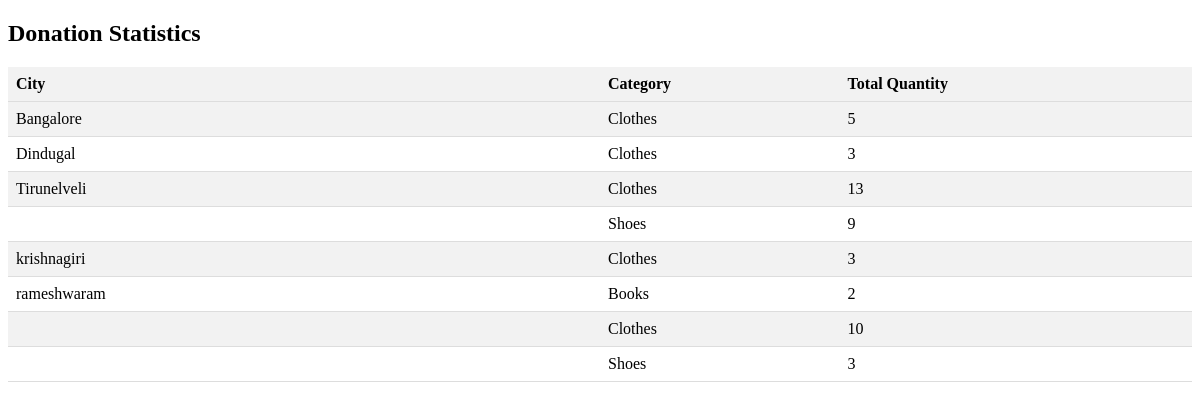
Screenshot of /donation_statistics/ (signed in) with the database file from the repository.
### doant/models.py (models this page shows, shortened)
class Donation(models.Model):
    user_details = models.ForeignKey(UserDetail, on_delete=models.CASCADE)
    CATEGORY_CHOICES = [
        ('Clothes', 'Clothes'),
        ('Books', 'Books'),
        ('Shoes', 'Shoes')
    ]
    category = models.CharField(max_length=10, choices=CATEGORY_CHOICES)
    description = models.TextField()
    quantity = models.PositiveIntegerField()
    image = models.ImageField(upload_to='donation_images/')
    created_at = models.DateTimeField(auto_now_add=True)
    created_by = models.ForeignKey(User, on_delete=models.CASCADE)

### doant/views.py (the view)
# urls.py: path('donation_statistics/', views.donation_statistics, name='donation_statistics'),
@user_passes_test(lambda u: u.is_superuser)
def donation_statistics(request):
    category_city_totals = Donation.objects.values('category', 'user_details__city').annotate(total_quantity=Sum('quantity')).order_by('user_details__city', 'category')
    grouped_data = {}
    for city, data in groupby(category_city_totals, key=lambda x: x['user_details__city']):
        grouped_data[city] = list(data)
    context = {
        'grouped_data': grouped_data,
    }
    return render(request, 'donation_statistics.html', context)

### templates/donation_statistics.html (shortened to what this page needs)
<!DOCTYPE html>
<html lang="en">
<head>
</head>
<body>
<h2>Donation Statistics</h2>
<table>
    <tr>
        <th>City</th>
        <th>Category</th>
        <th>Total Quantity</th>
    </tr>
    {% for city, data in grouped_data.items %}
        {% for category_city_total in data %}
            <tr>
                <td>
                    {% if forloop.first %}
                        {{ category_city_total.user_details__city }}
                    {% endif %}
                </td>
                <td>{{ category_city_total.category }}</td>
                <td>{{ category_city_total.total_quantity }}</td>
            </tr>
        {% endfor %}
    {% endfor %}
</table>
</body>
</html>

### templates/donation_statistics.html (style rules this page uses)
table { width: 100%; border-collapse: collapse; margin-top: 20px; }
table th { background-color: #f2f2f2; text-align: left; padding: 8px; border-bottom: 1px solid #ddd; }
table tr:nth-child(even) { background-color: #f2f2f2; }
table td { padding: 8px; border-bottom: 1px solid #ddd; }
table td:first-child { width: 50%; }

### rows the page displays
Donation: user_details__city "Tirunelveli", category "Clothes", total_quantity "13"
Donation: user_details__city "rameshwaram", category "Books", total_quantity "2"
Donation: category "Clothes", total_quantity "10"

### other values shown
{{ category_city_total.user_details__city }} "Bangalore" "Dindugal" "krishnagiri"
{{ category_city_total.category }} "Clothes" "Clothes" "Shoes" "Clothes" "Shoes"
{{ category_city_total.total_quantity }} "5" "3" "9" "3" "3"
